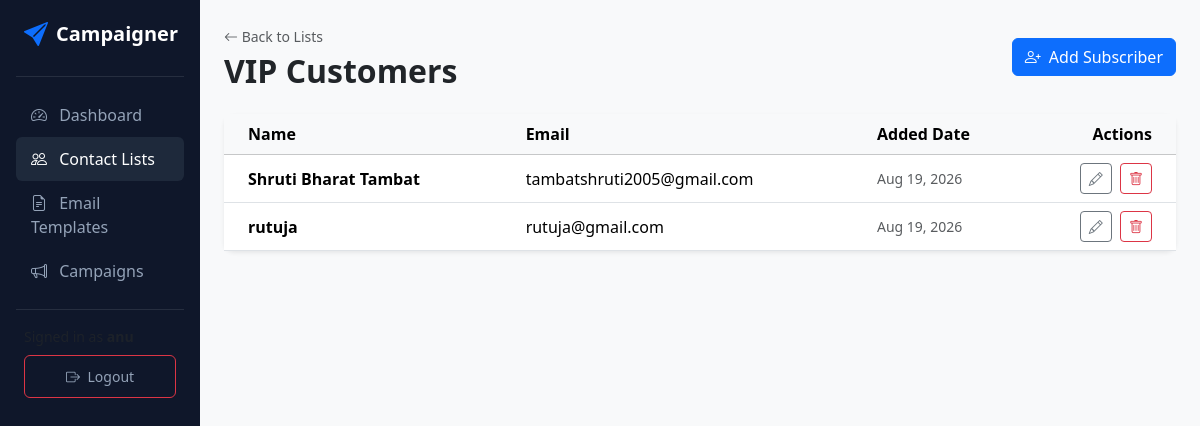
Page /lists/3/ (signed in) on the committed database.
### campaigns/models.py (models this page shows, shortened)
class ContactList(models.Model):
    user = models.ForeignKey(User, on_delete=models.CASCADE, related_name='contact_lists')
    name = models.CharField(max_length=200)
    description = models.TextField(blank=True, null=True)
    created_at = models.DateTimeField(auto_now_add=True)

class Subscriber(models.Model):
    contact_list = models.ForeignKey(ContactList, on_delete=models.CASCADE, related_name='subscribers')
    name = models.CharField(max_length=200, blank=True, null=True)
    email = models.EmailField()
    created_at = models.DateTimeField(auto_now_add=True)
    class Meta:
        unique_together = ('contact_list', 'email')

### campaigns/views.py (the view)
# urls.py: path('lists/<int:pk>/', views.contact_list_detail, name='contact_list_detail'),
@login_required
def contact_list_detail(request, pk):
    contact_list = get_object_or_404(ContactList, pk=pk, user=request.user)
    subscribers = contact_list.subscribers.all()
    return render(request, 'campaigns/contact_list_detail.html', {
        'contact_list': contact_list,
        'subscribers': subscribers
    })

### templates/campaigns/contact_list_detail.html (shortened to what this page needs)
{% extends 'campaigns/base.html' %}
{% block content %}
<div class="d-flex justify-content-between align-items-center mb-4">
    <div>
        <a href="{% url 'contact_lists' %}" class="text-decoration-none text-muted small"><i class="bi bi-arrow-left"></i> Back to Lists</a>
        <h2 class="fw-bold mb-0 mt-1">{{ contact_list.name }}</h2>
    </div>
    <a href="{% url 'subscriber_create' contact_list.pk %}" class="btn btn-primary">
        <i class="bi bi-person-plus me-1"></i> Add Subscriber
    </a>
</div>
<div class="card card-custom bg-white">
    <div class="table-responsive">
        <table class="table table-hover align-middle mb-0">
            <thead class="table-light">
                <tr>
                    <th class="ps-4">Name</th>
                    <th>Email</th>
                    <th>Added Date</th>
                    <th class="text-end pe-4">Actions</th>
                </tr>
            </thead>
            <tbody>
                {% for sub in subscribers %}
                <tr>
                    <td class="ps-4 fw-semibold">{{ sub.name|default:"-" }}</td>
                    <td>{{ sub.email }}</td>
                    <td class="text-muted small">{{ sub.created_at|date:"M d, Y" }}</td>
                    <td class="text-end pe-4">
                        <a href="{% url 'subscriber_update' sub.pk %}" class="btn btn-sm btn-outline-secondary me-1"><i class="bi bi-pencil"></i></a>
                        <a href="{% url 'subscriber_delete' sub.pk %}" class="btn btn-sm btn-outline-danger"><i class="bi bi-trash"></i></a>
                    </td>
                </tr>
                {% empty %}
                <tr>
                    <td colspan="4" class="text-center py-4 text-muted">No subscribers in this list yet.</td>
                </tr>
                {% endfor %}
            </tbody>
        </table>
    </div>
</div>
{% endblock %}

### templates/campaigns/base.html (style rules this page uses)
body { background-color: #f8f9fa; font-family: 'Segoe UI', Tahoma, Geneva, Verdana, sans-serif; }
.card-custom { border: none; border-radius: 10px; box-shadow: 0 0.125rem 0.25rem rgba(0, 0, 0, 0.075); }

### rows in the picture
ContactList: name "VIP Customers"
Subscriber: name "Shruti Bharat Tambat", email "tambatshruti2005@gmail.com", created_at "Aug 19, 2026"
Subscriber: name "rutuja", email "rutuja@gmail.com", created_at "Aug 19, 2026"
